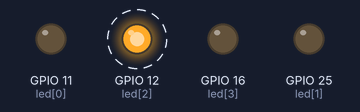
Bench run of a program on a simulated Raspberry Pi (BCM pin numbers). On the bench: output pins drawn as LEDs (lit = HIGH). Dashed ring = blinking.

Above: at 0.05 s.
Timing chart, 0 to 3.0 s (numbered marks = the images above):
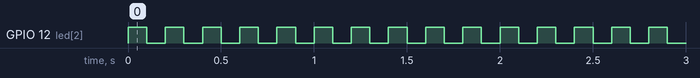

The program:

led.py
```python
import board
import neopixel
import time
import RPi.GPIO as GPIO

class LED:
    def __init__(self):
        self.led = [11, 25, 12, 16]
        GPIO.setup(self.led[0],GPIO.OUT)
        GPIO.setup(self.led[1],GPIO.OUT)
        GPIO.setup(self.led[2],GPIO.OUT)
        GPIO.setup(self.led[3],GPIO.OUT)
#         self.np = neopixel.NeoPixel(board.D12, 1, brightness=0.5)

    def lack(self):
        GPIO.output(self.led[2],GPIO.LOW)
        GPIO.output(self.led[3],GPIO.HIGH)

    def ok(self):
        GPIO.output(self.led[2],GPIO.HIGH)
        GPIO.output(self.led[3],GPIO.LOW)

    def stop(self):
        GPIO.output(self.led[3],GPIO.LOW)
        GPIO.output(self.led[2],GPIO.LOW)


    def blink(self, n):
        for i in range(n):
            GPIO.output(self.led[0],GPIO.LOW)
            GPIO.output(self.led[1],GPIO.LOW)
            time.sleep(0.5)
            GPIO.output(self.led[0],GPIO.HIGH)
            GPIO.output(self.led[1],GPIO.HIGH)
            time.sleep(0.5)

if __name__ == "__main__":
    ld = LED()
    while True:

        ld.ok()
        time.sleep(0.1)
        ld.stop()
        time.sleep(0.1)
#     time.sleep(1)
#     ld.stop()
#     time.sleep(1)
#     ld.ok()
#     time.sleep(2)
#     ld.stop()
```

Measured:
- by itself, GPIO 12 (led[2]): alternates HIGH for 0.10 s and LOW for 0.10 s
